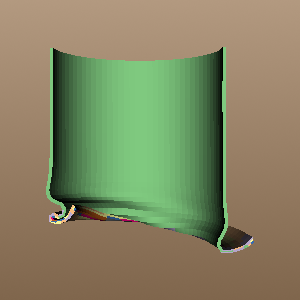

This chart was generated by the following Python code:
#!/usr/bin/env python

# Demonstrate vtkUnstructuredGridToCellGrid converting an Exodus
# unstructured grid to a cell grid, rendering with composite
# cell grid mapper and color series lookup table.

# Factory overrides
import vtkmodules.vtkInteractionStyle  # noqa: F401
import vtkmodules.vtkRenderingFreeType  # noqa: F401
import vtkmodules.vtkRenderingOpenGL2  # noqa: F401

import os

from vtkmodules.vtkCommonColor import vtkColorSeries
from vtkmodules.vtkCommonDataModel import vtkCellGridSidesQuery
from vtkmodules.vtkCommonExecutionModel import vtkStreamingDemandDrivenPipeline
from vtkmodules.vtkFiltersCellGrid import (
    vtkCellGridComputeSides,
    vtkFiltersCellGrid,
    vtkUnstructuredGridToCellGrid,
)
from vtkmodules.vtkIOIOSS import vtkIOSSReader
from vtkmodules.vtkRenderingCellGrid import vtkRenderingCellGrid
from vtkmodules.vtkRenderingCore import (
    vtkActor,
    vtkCompositeCellGridMapper,
    vtkCompositeDataDisplayAttributes,
    vtkProperty,
    vtkRenderWindow,
    vtkRenderWindowInteractor,
    vtkRenderer,
)

# Register render responders for DG cells
vtkRenderingCellGrid.RegisterCellsAndResponders()
vtkFiltersCellGrid.RegisterCellsAndResponders()

data_dir = os.environ.get("VPE_DATA_DIR", os.path.dirname(os.path.abspath(__file__)))

# Read Exodus can dataset
reader = vtkIOSSReader()
reader.SetFileName(os.path.join(data_dir, "can.ex2"))
reader.UpdateInformation()
reader.GetSideSetSelection().EnableAllArrays()
reader.GetNodeSetSelection().EnableAllArrays()
reader.Update()

# Set time step
out_info = reader.GetExecutive().GetOutputInformation(0)
out_info.Set(vtkStreamingDemandDrivenPipeline.UPDATE_TIME_STEP(), 0.001)

# Convert unstructured grid to cell grid
converter = vtkUnstructuredGridToCellGrid()
converter.SetInputConnection(reader.GetOutputPort())
converter.Update()

# Compute sides for rendering
compute_sides = vtkCellGridComputeSides()
compute_sides.PreserveRenderableInputsOn()
compute_sides.OmitSidesForRenderableInputsOff()
compute_sides.SetInputConnection(converter.GetOutputPort())
compute_sides.Update()

sides_output = compute_sides.GetOutputDataObject(0)

# Composite cell grid mapper with color series
color_series = vtkColorSeries()
color_series.SetColorSchemeByName("Brewer Qualitative Accent")
lookup_table = color_series.CreateLookupTable(vtkColorSeries.ORDINAL)

mapper = vtkCompositeCellGridMapper()
mapper.SetInputConnection(compute_sides.GetOutputPort())
mapper.SetLookupTable(lookup_table)
mapper.ScalarVisibilityOn()
mapper.ColorByArrayComponent("EQPS", 0)
mapper.SetScalarModeToUseCellFieldData()

display_attributes = vtkCompositeDataDisplayAttributes()
mapper.SetCompositeDataDisplayAttributes(display_attributes)

# Hide some blocks for clearer visualization
display_attributes.SetBlockVisibility(sides_output.GetPartitionedDataSet(1).GetPartitionAsDataObject(0), False)
display_attributes.SetBlockVisibility(sides_output.GetPartitionedDataSet(2).GetPartitionAsDataObject(0), False)
display_attributes.SetBlockVisibility(sides_output.GetPartitionedDataSet(3).GetPartitionAsDataObject(0), False)

actor_prop = vtkProperty()
actor_prop.SetOpacity(1.0)
actor_prop.SetLineWidth(5)
actor_prop.SetPointSize(8)

actor = vtkActor()
actor.SetMapper(mapper)
actor.SetProperty(actor_prop)

# Renderer with gradient background
renderer = vtkRenderer()
renderer.AddActor(actor)
renderer.SetBackground(0.5, 0.4, 0.3)
renderer.SetBackground2(0.7, 0.6, 0.5)
renderer.GradientBackgroundOn()

# Window
render_window = vtkRenderWindow()
render_window.AddRenderer(renderer)
render_window.SetWindowName("unstructuredgrid to cellgrid")

# Scene
bounds = [0, 0, 0, 0, 0, 0]
converter.GetOutputDataObject(0).GetBounds(bounds)
center = [(bounds[0] + bounds[1]) / 2.0, (bounds[2] + bounds[3]) / 2.0, (bounds[4] + bounds[5]) / 2.0]
position = [center[0], bounds[2], center[2]]
camera = renderer.GetActiveCamera()
camera.SetFocalPoint(*center)
camera.SetPosition(*position)
camera.SetViewUp(0.0, 0.0, -1.0)
renderer.ResetCamera()

# Interactor
interactor = vtkRenderWindowInteractor()
interactor.SetRenderWindow(render_window)

interactor.Initialize()
interactor.Start()
